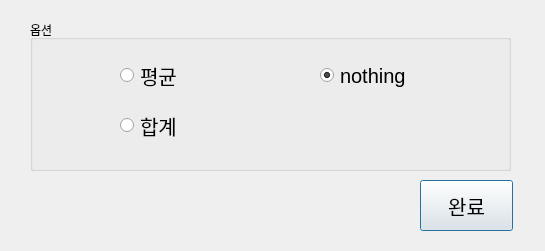
<?xml version="1.0" encoding="UTF-8"?>
<ui version="4.0">
 <class>Dialog</class>
 <widget class="QDialog" name="Dialog">
  <property name="geometry">
   <rect>
    <x>0</x>
    <y>0</y>
    <width>545</width>
    <height>251</height>
   </rect>
  </property>
  <property name="windowTitle">
   <string>math option</string>
  </property>
  <widget class="QGroupBox" name="groupBox">
   <property name="geometry">
    <rect>
     <x>30</x>
     <y>20</y>
     <width>481</width>
     <height>151</height>
    </rect>
   </property>
   <property name="title">
    <string>옵션</string>
   </property>
   <widget class="QRadioButton" name="mean_radio">
    <property name="geometry">
     <rect>
      <x>90</x>
      <y>40</y>
      <width>108</width>
      <height>31</height>
     </rect>
    </property>
    <property name="font">
     <font>
      <pointsize>15</pointsize>
     </font>
    </property>
    <property name="text">
     <string>평균</string>
    </property>
   </widget>
   <widget class="QRadioButton" name="sum_radio">
    <property name="geometry">
     <rect>
      <x>90</x>
      <y>90</y>
      <width>108</width>
      <height>31</height>
     </rect>
    </property>
    <property name="font">
     <font>
      <pointsize>15</pointsize>
     </font>
    </property>
    <property name="text">
     <string>합계</string>
    </property>
   </widget>
   <widget class="QRadioButton" name="nothing_radio">
    <property name="geometry">
     <rect>
      <x>290</x>
      <y>40</y>
      <width>121</width>
      <height>31</height>
     </rect>
    </property>
    <property name="font">
     <font>
      <pointsize>15</pointsize>
     </font>
    </property>
    <property name="text">
     <string>nothing</string>
    </property>
    <property name="checked">
     <bool>true</bool>
    </property>
   </widget>
  </widget>
  <widget class="QPushButton" name="complete_btn">
   <property name="geometry">
    <rect>
     <x>420</x>
     <y>180</y>
     <width>93</width>
     <height>51</height>
    </rect>
   </property>
   <property name="font">
    <font>
     <pointsize>15</pointsize>
    </font>
   </property>
   <property name="text">
    <string>완료</string>
   </property>
  </widget>
 </widget>
 <resources/>
 <connections/>
</ui>
